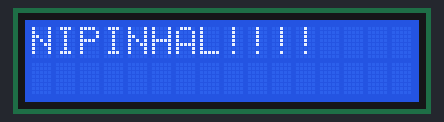
Simulated run of this sketch. Board: Arduino Uno, built with avr-gcc and run on an emulated ATmega328P. On the bench: 16×2 character LCD.

Above: at 1.13 s.
At 2.19 s:
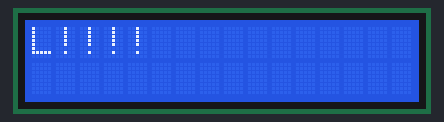
At 3.24 s:
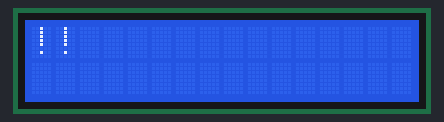
At 5.34 s:
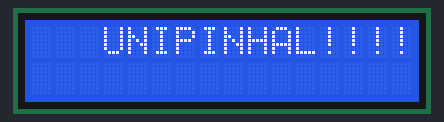
At 7.44 s:
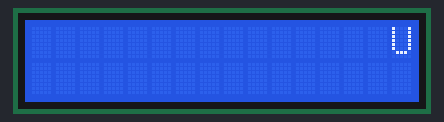
At 9.7 s:
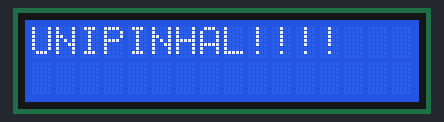

The sketch:

display_lcd_16x02_scroll.ino
```cpp
//Biblioteca do display
#include <LiquidCrystal.h>

//Habilite a linha abaixo se for usar o display no modo 4 bits
//LiquidCrystal(rs, enable, d4, d5, d6, d7)
//LiquidCrystal lcd(12, 11, 5, 4, 3, 2); //Modo 4 bits

//Habilite a linha abaixo se for usar o display no modo 8 bits
//LiquidCrystal(rs, enable, d0, d1, d2, d3, d4, d5, d6, d7)
LiquidCrystal lcd(12, 11, 9, 8, 7, 6, 5, 4, 3, 2); //Modo 8 bits

void setup() {
  // set up the LCD's number of columns and rows:
  lcd.begin(16, 2);
  // Print a message to the LCD.
  lcd.print("UNIPINHAL!!!!");
  delay(1000);
}

void loop() {
  //Rolar 13 posicoes (tamanho da string) para a esquerda
  //Mover para a esquerda
  for (int positionCounter = 0; positionCounter < 13; positionCounter++) {
    //Rolar uma posição para a esquerda
    lcd.scrollDisplayLeft();
    //Pequena pausa
    delay(150);
  }

  //Rolar 29 posicoes (tamanho da string + tamanho do display) para a direita
  //Mover para a direita
  for (int positionCounter = 0; positionCounter < 29; positionCounter++) {
    //Rolar uma posição para a direita
    lcd.scrollDisplayRight();
    //Pequena pausa
    delay(150);
  }

  //Rolar 16 posicoes (tamanho do display + tamanho da string) para a esquerda
  //Mover string de volta pro centro
  for (int positionCounter = 0; positionCounter < 16; positionCounter++) {
    //Rolar uma posição para a esquerda
    lcd.scrollDisplayLeft();
    //Pequena pausa
    delay(150);
  }

  //Pausa no final do loop
  delay(1000);
}
```

Measured:
- by itself, everything shown: repeats every 9.7 s, in 58 steps
- what the display in image 5 shows lasts 1.2 s, from 9.6 s to 10.8 s
